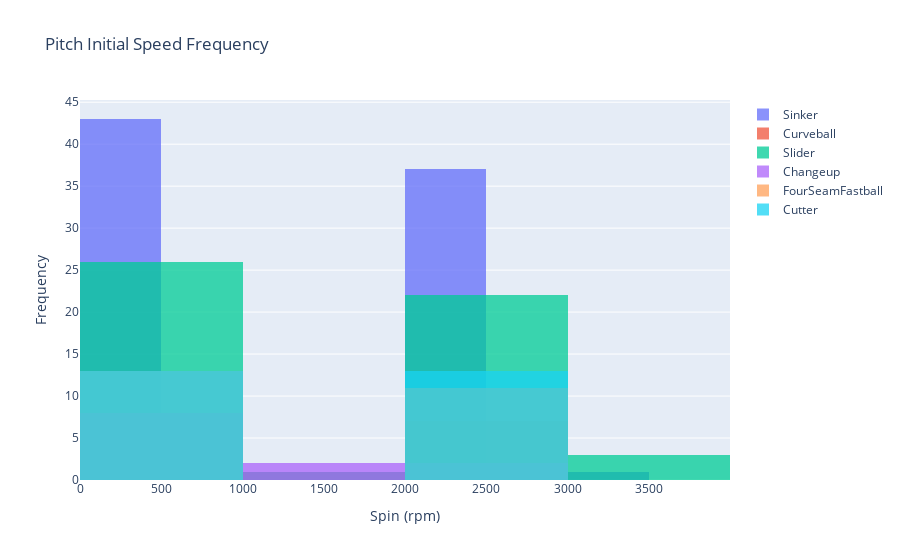

The code cell stored with this chart in its notebook:
### Code cell
# Overlay
fig = go.Figure()
for i in range(len(pitch_type_types)):
    fig.add_trace(go.Histogram(x=pitch_speed[i], name=pitch_type_types[i]))
    
# Overlay both histograms
fig.update_layout(barmode='overlay', title_text='Pitch Initial Speed Frequency')
fig.update_xaxes(title_text="Spin (rpm)")
fig.update_yaxes(title_text="Frequency")

# Reduce opacity to see both histograms
fig.update_traces(opacity=0.75)
fig.show()

### Figure 1 — Plotly figure (JSON) as saved in the notebook; plotly's stock layout.template omitted (floating-point values rounded to 4 significant figures)
{"data": [{"name": "Sinker", "opacity": 0.75, "type": "histogram", "x": [95, 93, 95, 90, 96, 92, 92, 95, 94, 97, 91, 90, 96, 91, 91, 90, 93, 95, 95, 95, 96, 91, 92, 92, 95, 92, 92, 92, 95, 90, 94, 95, 91, 92, 91, 91, 92, 91, 95, 90, 92, 2280, 2230, 2250, 2330, 2350, 2390, 2080, 3350, 2240, 2300, 2260, 2170, 950, 2260, 2300, 2150, 2380, 2260, 2300, 2360, 2330, 2330, 2150, 2260, 10, 2310, 2280, 2310, 2140, 2240, 2300, 2330, 2200, 2250, 2150, 2210, 2220, 2370, 70, 2300, 2310]}, {"name": "Curveball", "opacity": 0.75, "type": "histogram", "x": [71, 79, 77, 77, 80, 80, 78, 77, 2580, 2950, 2950, 1620, 2860, 2990, 2890, 2780]}, {"name": "Slider", "opacity": 0.75, "type": "histogram", "x": [83, 80, 86, 82, 86, 71, 80, 79, 84, 80, 84, 87, 85, 83, 87, 79, 83, 84, 82, 84, 86, 79, 82, 86, 86, 85, 2470, 2910, 1350, 2290, 2490, 2410, 2370, 2130, 2570, 2370, 3080, 2890, 2550, 2460, 2490, 2530, 2500, 2540, 2520, 2590, 3230, 2550, 2160, 3040, 2580, 2870]}, {"name": "Changeup", "opacity": 0.75, "type": "histogram", "x": [86, 83, 84, 86, 86, 84, 1760, 2350, 20, 2510, 1910, 200]}, {"name": "FourSeamFastball", "opacity": 0.75, "type": "histogram", "x": [93, 93, 90, 97, 92, 91, 93, 91, 91, 94, 94, 91, 2180, 2530, 2090, 2260, 110, 2410, 2460, 2120, 2200, 2230, 2440, 2190]}, {"name": "Cutter", "opacity": 0.75, "type": "histogram", "x": [88, 87, 90, 90, 90, 86, 87, 87, 89, 86, 89, 86, 88, 2860, 2870, 2190, 2980, 2960, 2960, 2860, 2750, 2670, 2910, 2220, 2670, 2690]}], "layout": {"barmode": "overlay", "title": {"text": "Pitch Initial Speed Frequency"}, "xaxis": {"title": {"text": "Spin (rpm)"}}, "yaxis": {"title": {"text": "Frequency"}}}}
